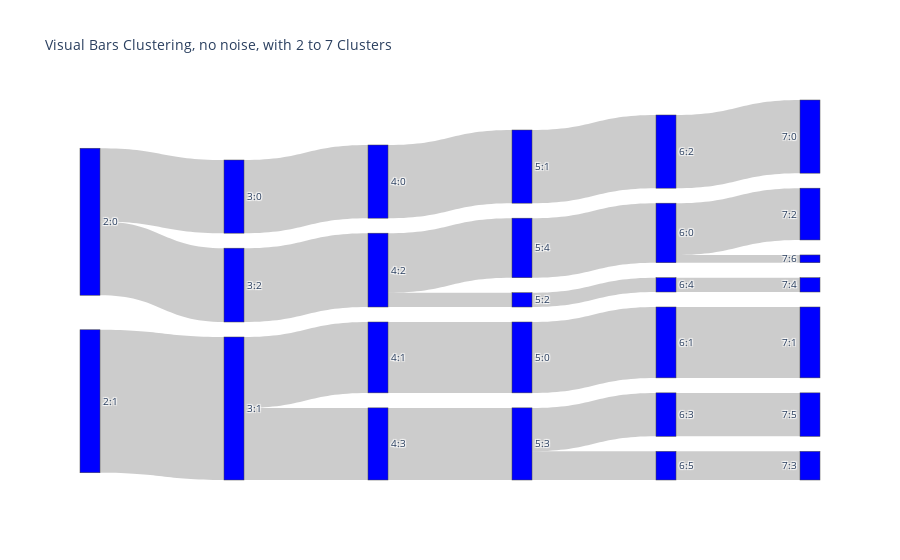

Source (notebook cell):
### Code cell
link, label = convert_lbls_to_sankey_nodes(x_lbls_L)
# plot
fig = go.Figure(data=
          [go.Sankey(node = dict(pad = 15, thickness=20, label = label, color =  "blue"),
                     link = link)])
    
fig.update_layout(title_text="Visual Bars Clustering, no noise, with 2 to 7 Clusters", font_size=10)
fig.show()

### Figure 1 — Plotly figure (JSON) as saved in the notebook; plotly's stock layout.template omitted (floating-point values rounded to 4 significant figures)
{"data": [{"link": {"source": [0, 0, 0, 1, 1, 1, 2, 2, 2, 2, 3, 3, 3, 3, 4, 4, 4, 4, 5, 5, 5, 5, 5, 6, 6, 6, 6, 6, 7, 7, 7, 7, 7, 8, 8, 8, 8, 8, 9, 9, 9, 9, 9, 9, 10, 10, 10, 10, 10, 10, 11, 11, 11, 11, 11, 11, 12, 12, 12, 12, 12, 12, 13, 13, 13, 13, 13, 13, 14, 14, 14, 14, 14, 14, 14, 15, 15, 15, 15, 15, 15, 15, 16, 16, 16, 16, 16, 16, 16, 17, 17, 17, 17, 17, 17, 17, 18, 18, 18, 18, 18, 18, 18, 19, 19, 19, 19, 19, 19, 19], "target": [2, 3, 4, 2, 3, 4, 5, 6, 7, 8, 5, 6, 7, 8, 5, 6, 7, 8, 9, 10, 11, 12, 13, 9, 10, 11, 12, 13, 9, 10, 11, 12, 13, 9, 10, 11, 12, 13, 14, 15, 16, 17, 18, 19, 14, 15, 16, 17, 18, 19, 14, 15, 16, 17, 18, 19, 14, 15, 16, 17, 18, 19, 14, 15, 16, 17, 18, 19, 20, 21, 22, 23, 24, 25, 26, 20, 21, 22, 23, 24, 25, 26, 20, 21, 22, 23, 24, 25, 26, 20, 21, 22, 23, 24, 25, 26, 20, 21, 22, 23, 24, 25, 26, 20, 21, 22, 23, 24, 25, 26], "value": [2523, 0, 2546, 0, 4931, 0, 2523, 0, 0, 0, 0, 2444, 0, 2487, 0, 0, 2546, 0, 0, 2523, 0, 0, 0, 2444, 0, 0, 0, 0, 0, 0, 492, 0, 2054, 0, 0, 0, 2487, 0, 0, 2444, 0, 0, 0, 0, 0, 0, 2523, 0, 0, 0, 0, 0, 0, 0, 492, 0, 0, 0, 0, 1499, 0, 988, 2054, 0, 0, 0, 0, 0, 0, 0, 1786, 0, 0, 0, 268, 0, 2444, 0, 0, 0, 0, 0, 2523, 0, 0, 0, 0, 0, 0, 0, 0, 0, 0, 0, 1499, 0, 0, 0, 0, 0, 492, 0, 0, 0, 0, 0, 988, 0, 0, 0]}, "node": {"color": "blue", "label": ["2:0", "2:1", "3:0", "3:1", "3:2", "4:0", "4:1", "4:2", "4:3", "5:0", "5:1", "5:2", "5:3", "5:4", "6:0", "6:1", "6:2", "6:3", "6:4", "6:5", "7:0", "7:1", "7:2", "7:3", "7:4", "7:5", "7:6"], "pad": 15, "thickness": 20}, "type": "sankey"}], "layout": {"font": {"size": 10}, "title": {"text": "Visual Bars Clustering, no noise, with 2 to 7 Clusters"}}}
